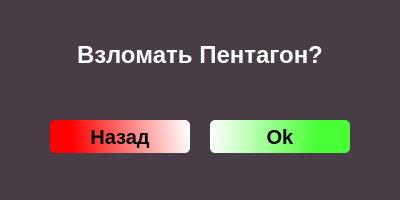
<?xml version="1.0" encoding="UTF-8"?>
<ui version="4.0">
 <class>Form</class>
 <widget class="QWidget" name="Form">
  <property name="geometry">
   <rect>
    <x>0</x>
    <y>0</y>
    <width>400</width>
    <height>200</height>
   </rect>
  </property>
  <property name="minimumSize">
   <size>
    <width>400</width>
    <height>200</height>
   </size>
  </property>
  <property name="maximumSize">
   <size>
    <width>400</width>
    <height>200</height>
   </size>
  </property>
  <property name="windowTitle">
   <string>Взлом</string>
  </property>
  <property name="styleSheet">
   <string notr="true">background-color: rgb(72, 60, 70);
color: rgb(255, 255, 255);
</string>
  </property>
  <widget class="QLabel" name="label_q">
   <property name="geometry">
    <rect>
     <x>40</x>
     <y>30</y>
     <width>320</width>
     <height>50</height>
    </rect>
   </property>
   <property name="sizePolicy">
    <sizepolicy hsizetype="Preferred" vsizetype="Preferred">
     <horstretch>0</horstretch>
     <verstretch>0</verstretch>
    </sizepolicy>
   </property>
   <property name="font">
    <font>
     <pointsize>18</pointsize>
     <weight>75</weight>
     <bold>true</bold>
    </font>
   </property>
   <property name="text">
    <string>Взломать Пентагон?</string>
   </property>
   <property name="alignment">
    <set>Qt::AlignCenter</set>
   </property>
  </widget>
  <widget class="QPushButton" name="pushButton_ok">
   <property name="geometry">
    <rect>
     <x>210</x>
     <y>120</y>
     <width>140</width>
     <height>33</height>
    </rect>
   </property>
   <property name="sizePolicy">
    <sizepolicy hsizetype="Maximum" vsizetype="Fixed">
     <horstretch>0</horstretch>
     <verstretch>0</verstretch>
    </sizepolicy>
   </property>
   <property name="font">
    <font>
     <family>Arial</family>
     <pointsize>15</pointsize>
     <weight>75</weight>
     <italic>false</italic>
     <bold>true</bold>
    </font>
   </property>
   <property name="cursor">
    <cursorShape>PointingHandCursor</cursorShape>
   </property>
   <property name="styleSheet">
    <string notr="true">background-color: qlineargradient(spread:pad, x1:0, y1:0.466227, x2:0.761, y2:0.471591, stop:0 rgba(255, 255, 255, 255), stop:1 rgba(73, 255, 53, 255));
color: rgb(0, 0, 0);
border-radius: 5px;</string>
   </property>
   <property name="text">
    <string>Ok</string>
   </property>
  </widget>
  <widget class="QPushButton" name="pushButton_cancel">
   <property name="geometry">
    <rect>
     <x>50</x>
     <y>120</y>
     <width>140</width>
     <height>33</height>
    </rect>
   </property>
   <property name="sizePolicy">
    <sizepolicy hsizetype="Maximum" vsizetype="Maximum">
     <horstretch>0</horstretch>
     <verstretch>0</verstretch>
    </sizepolicy>
   </property>
   <property name="font">
    <font>
     <family>Arial</family>
     <pointsize>15</pointsize>
     <weight>75</weight>
     <bold>true</bold>
    </font>
   </property>
   <property name="cursor">
    <cursorShape>PointingHandCursor</cursorShape>
   </property>
   <property name="styleSheet">
    <string notr="true">background-color: qlineargradient(spread:pad, x1:0.149, y1:0.500318, x2:1, y2:0.472, stop:0 rgba(255, 0, 0, 255), stop:1 rgba(255, 255, 255, 255));
color: rgb(0, 0, 0);
border-radius: 5px;</string>
   </property>
   <property name="text">
    <string>Назад</string>
   </property>
  </widget>
 </widget>
 <resources/>
 <connections/>
</ui>
